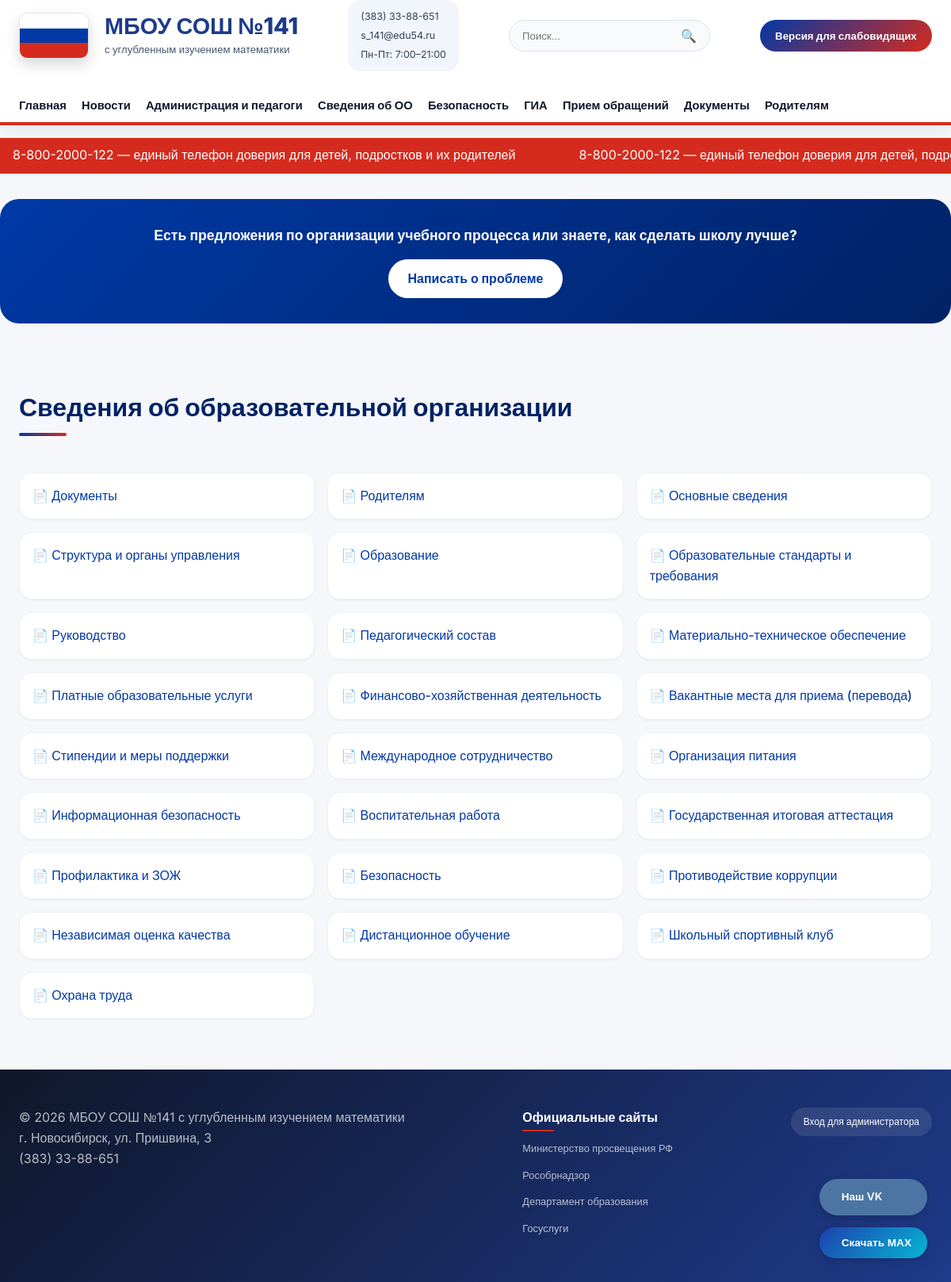
The page /info/ on the database as committed earlier.
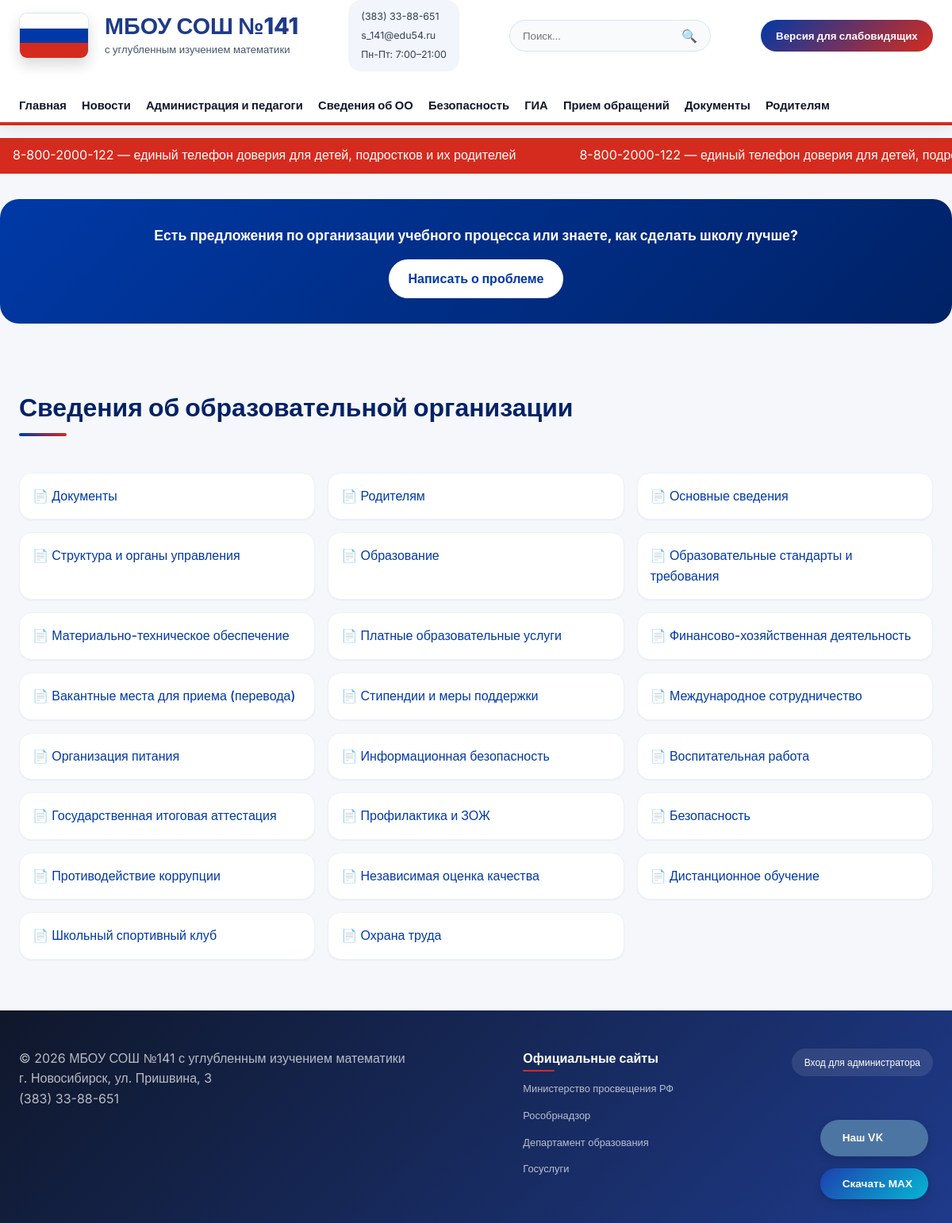
The same page on the database as committed later.
### main/models.py (models this page shows, shortened)
class Section(models.Model):
    parent = models.ForeignKey('self', on_delete=models.CASCADE, null=True, blank=True,
                               verbose_name='Родительский раздел')
    title = models.CharField(max_length=200, verbose_name='Название раздела')
    slug = models.SlugField(unique=True, verbose_name='Ссылка (только латиницей)')
    content = CKEditor5Field(verbose_name='Содержание', blank=True)
    file = models.FileField(upload_to='section_files/', blank=True, null=True, verbose_name='Файл для скачивания')
    order = models.IntegerField(default=0, verbose_name='Порядок')
    is_visible = models.BooleanField(default=True, verbose_name='Показывать на сайте')
    created_at = models.DateTimeField(auto_now_add=True, verbose_name='Создан')
    updated_at = models.DateTimeField(auto_now=True, verbose_name='Обновлён')
    class Meta:
        ordering = ['order', 'title']
        verbose_name = 'Раздел'
        verbose_name_plural = 'Разделы (Сведения об ОО)'
    def get_absolute_url(self):
        return f'/info/{self.slug}/'

### main/views.py (the view)
# urls.py: path('info/', views.info_index_view, name='info_index'),
def info_index_view(request):
    sections = Section.objects.filter(parent__isnull=True, is_visible=True)
    return render(request, 'main/info/index.html', {'sections': sections})

### main/templates/main/info/index.html (shortened to what this page needs)
{% extends 'main/base.html' %}
{% load static %}
{% block content %}
<h1 class="section-title">Сведения об образовательной организации</h1>
<div class="subsections-grid">
    {% for section in sections %}
        <a href="{{ section.get_absolute_url }}" class="subsection-card">
            📄 {{ section.title }}
        </a>
    {% empty %}
        <p>Разделы не добавлены. <a href="/admin">Добавить</a></p>
    {% endfor %}
</div>
{% endblock %}

### main/templates/main/base.html (shortened to what this page needs)
{% load static %}
<!DOCTYPE html>
<html lang="ru">
<head>
    <link rel="stylesheet" href="{% static 'css/style.css' %}">
</head>
<body>
<header>
    <div class="container header-container">
        <a href="{% url 'index' %}" class="logo-wrapper">
            <div class="russian-flag">
                <div class="flag-white"></div>
                <div class="flag-blue"></div>
                <div class="flag-red"></div>
            </div>
            <div class="logo">
                <div class="logo-text">МБОУ СОШ №141</div>
                <div class="logo-sub">
                    с углубленным изучением математики
                </div>
            </div>
        </a>
        <div class="header-contacts">
            <div class="contact-item">
                 <a href="tel:+73833388651">(383) 33-88-651</a>
            </div>
            <div class="contact-item">
                 <a href="mailto:s_141@edu54.ru">s_141@edu54.ru</a>
            </div>
            <div class="contact-item">
                 Пн-Пт: 7:00–21:00
            </div>
        </div>
        <form action="{% url 'search' %}" method="get" class="search-form">
            <input type="text"
                   name="q"
                   placeholder="Поиск..."
                   value="{{ request.GET.q }}"
                   aria-label="Поиск">
            <button type="submit">🔍</button>
        </form>
        <button class="accessibility-btn" onclick="toggleAccessibility()">
             Версия для слабовидящих
        </button>
        <nav>
            <a href="{% url 'index' %}">Главная</a>
            <a href="{% url 'news_list' %}">Новости</a>
            <a href="{% url 'teachers_list' %}">Администрация и педагоги</a>
            <a href="{% url 'info_index' %}">Сведения об ОО</a>
            <a href="{% url 'section_detail' slug='bezopasnost' %}">Безопасность</a>
            <a href="{% url 'section_detail' slug='gia' %}">ГИА</a>
            <a href="{% url 'appeal' %}">Прием обращений</a>
            <a href="{% url 'documents' %}">Документы</a>
            <a href="{% url 'section_detail' slug='roditelyam' %}">Родителям</a>
        </nav>
    </div>
</header>
<div class="marquee-wrapper">
    <div class="marquee">
        <span> 8-800-2000-122 — единый телефон доверия для детей, подростков и их родителей</span>
        <span> 8-800-2000-122 — единый телефон доверия для детей, подростков и их родителей</span>
    </div>
</div>
<div class="floating-buttons">
    <a href="https://vk.com/public217225973"
       class="vk-button"
       target="_blank"
       rel="noopener noreferrer">
         Наш VK
    </a>
    <button class="max-button" onclick="openQrModal()">
         Скачать MAX
    </button>
</div>
<div class="gosuslugi-banner">
    <div class="gosuslugi-content">
        <div class="gosuslugi-text">
            <h4>
                Есть предложения по организации учебного процесса
                или знаете, как сделать школу лучше?
            </h4>
            <a href="https://pos.gosuslugi.ru/form/?opaId=317654"
               class="gosuslugi-btn"
               target="_blank"
               rel="noopener noreferrer">
                Написать о проблеме
            </a>
        </div>
    </div>
</div>
<main>
    <div class="container">
        {% block content %}
        {% endblock %}
    </div>
</main>
<footer>
    <div class="container">
        <div class="footer-grid">
            <div>
                <p>
                    &copy; {% now "Y" %}
                    МБОУ СОШ №141 с углубленным изучением математики
                </p>
                <p>
                    г. Новосибирск, ул. Пришвина, 3
                </p>
                <p>
                     (383) 33-88-651
                </p>
            </div>
            <div class="footer-links">
                <h4>Официальные сайты</h4>
                <ul>
                    <li>
                        <a href="https://edu.gov.ru/"
                           target="_blank">
                            Министерство просвещения РФ
                        </a>
                    </li>
                    <li>
                        <a href="https://obrnadzor.gov.ru/"
                           target="_blank">
                            Рособрнадзор
                        </a>
                    </li>
                    <li>
                        <a href="https://edu54.ru/"
                           target="_blank">
                            Департамент образования
                        </a>
                    </li>
                    <li>
                        <a href="https://www.gosuslugi.ru/"
                           target="_blank">
                            Госуслуги
                        </a>
                    </li>
                </ul>
            </div>
            <div>
                <a href="/admin" class="admin-link">
                     Вход для администратора
                </a>
            </div>
        </div>
    </div>
</footer>
</body>
</html>

Rows that differ between the two databases and show on the page:
removed Section: title "Руководство"
removed Section: title "Педагогический состав"
